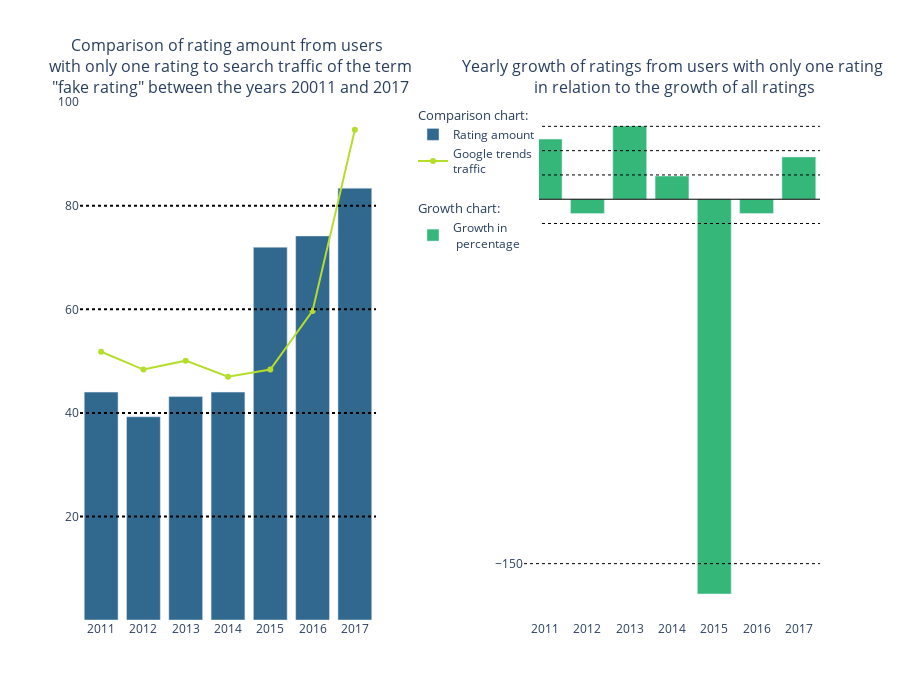

Notebook code cell kept with this figure:
### Code cell
figure = make_subplots(rows=1, cols=2,
                        subplot_titles=("Comparison of rating amount from users <br> with only one rating to search traffic of the term<br> \"fake rating\" between the years 20011 and 2017",
                                        "Yearly growth of ratings from users with only one rating<br> in relation to the growth of all ratings"), horizontal_spacing=0.2)
colors = px.colors.sequential.Viridis

trace_bar_trends = go.Bar(
        x=single_user_ratings_binned_in_years_reduced['year'],
        y=single_user_ratings_binned_in_years_reduced['rating_amount'],
        marker_color=colors[3], name='Rating amount',
        legendgroup='1',
        legendgrouptitle_text="Comparison chart:"
    )

trace_scatter_google_trends = go.Scatter(
        x=google_trends_fake_rating_years_reduced['year'],
        y=google_trends_fake_rating_years_reduced['rating_amount'],
        line=dict(color=colors[8], width=2), name='Google trends<br>traffic', legendgroup='1'
    )

figure.add_traces([trace_bar_trends, trace_scatter_google_trends], 1, 1)

figure.add_traces(go.Bar(x=growth_user_single_ratings_compared_all_ratings['year'],
                        y=growth_user_single_ratings_compared_all_ratings['growth'],
                        marker_color=colors[6], name='Growth in<br> percentage', legendgroup='2', legendgrouptitle_text="Growth chart:"), 1, 2)

figure.add_hline(y=5, line_dash="dot", row=1, col=1, line=dict(color='black'))
figure.add_hline(y=10, line_dash="dot", row=1, col=1, line=dict(color='black'))
figure.add_hline(y=15, line_dash="dot", row=1, col=1, line=dict(color='black'))
figure.add_hline(y=20, line_dash="dot", row=1, col=1, line=dict(color='black'))

figure.add_hline(y=-150, line_dash="dot", row=1, col=2, line=dict(color='black', width=1))
figure.add_hline(y=-10, line_dash="dot", row=1, col=2, line=dict(color='black', width=1))
figure.add_hline(y=0, row=1, col=2, line=dict(color='black', width=1))
figure.add_hline(y=10, line_dash="dot", row=1, col=2, line=dict(color='black', width=1))
figure.add_hline(y=20, line_dash="dot", row=1, col=2, line=dict(color='black', width=1))
figure.add_hline(y=30, line_dash="dot", row=1, col=2, line=dict(color='black', width=1))

figure.update_layout(legend=dict(x=0.45, y=1))
figure.update_layout(paper_bgcolor='#FFFFFF')

figure.update_layout(
    legend_tracegroupgap = 20
)

figure.update_layout(plot_bgcolor="#FFFFFF")

#figure.update_layout(yaxis=dict(tickformat=''))
figure.update_yaxes(ticksuffix='%')

figure.update_layout(
    xaxis = dict(
        tickmode = 'linear',
        tick0 = 2011,
        dtick = 1
    ),
    xaxis2 = dict(
        tickmode = 'linear',
        tick0 = 2011,
        dtick = 1
    ),
    yaxis2 = dict(
        tickmode = 'array',
        tickvals = [-150, -10, 0, 10, 20, 30]
),
 height=700)
#figure.layout.annotations[0].update(xanchor='right')
#figure.layout.annotations[0].update(x=0.3)

figure.update_layout(
    yaxis = dict(
        tickmode = 'array',
        tickvals = [5, 10, 15, 20, 25],
        ticktext = [20, 40, 60, 80, 100]
    )
)

figure.show()

### Figure 1 — Plotly figure (JSON) as saved in the notebook; plotly's stock layout.template omitted (floating-point values rounded to 4 significant figures)
{"data": [{"legendgroup": "1", "legendgrouptitle": {"text": "Comparison chart:"}, "marker": {"color": "#31688e"}, "name": "Rating amount", "type": "bar", "x": [2017, 2016, 2015, 2014, 2011, 2013, 2012], "xaxis": "x", "y": [20.85, 18.54, 18.0, 11.0, 11.0, 10.79, 9.812], "yaxis": "y"}, {"legendgroup": "1", "line": {"color": "#b5de2b", "width": 2}, "name": "Google trends<br>traffic", "type": "scatter", "x": [2011, 2012, 2013, 2014, 2015, 2016, 2017], "xaxis": "x", "y": [12.95, 12.09, 12.52, 11.75, 12.09, 14.92, 23.67], "yaxis": "y"}, {"legendgroup": "2", "legendgrouptitle": {"text": "Growth chart:"}, "marker": {"color": "#35b779"}, "name": "Growth in<br> percentage", "type": "bar", "x": [2011, 2012, 2013, 2014, 2015, 2016, 2017], "xaxis": "x2", "y": [24.75, -5.903, 30.14, 9.543, -162.5, -5.858, 17.42], "yaxis": "y2"}], "layout": {"annotations": [{"font": {"size": 16}, "showarrow": false, "text": "Comparison of rating amount from users <br> with only one rating to search traffic of the term<br> \"fake rating\" between the years 20011 and 2017", "x": 0.2, "xanchor": "center", "xref": "paper", "y": 1, "yanchor": "bottom", "yref": "paper"}, {"font": {"size": 16}, "showarrow": false, "text": "Yearly growth of ratings from users with only one rating<br> in relation to the growth of all ratings", "x": 0.8, "xanchor": "center", "xref": "paper", "y": 1, "yanchor": "bottom", "yref": "paper"}], "height": 700, "legend": {"tracegroupgap": 20, "x": 0.45, "y": 1}, "paper_bgcolor": "#FFFFFF", "plot_bgcolor": "#FFFFFF", "shapes": [{"line": {"color": "black", "dash": "dot"}, "type": "line", "x0": 0, "x1": 1, "xref": "x domain", "y0": 5, "y1": 5, "yref": "y"}, {"line": {"color": "black", "dash": "dot"}, "type": "line", "x0": 0, "x1": 1, "xref": "x domain", "y0": 10, "y1": 10, "yref": "y"}, {"line": {"color": "black", "dash": "dot"}, "type": "line", "x0": 0, "x1": 1, "xref": "x domain", "y0": 15, "y1": 15, "yref": "y"}, {"line": {"color": "black", "dash": "dot"}, "type": "line", "x0": 0, "x1": 1, "xref": "x domain", "y0": 20, "y1": 20, "yref": "y"}, {"line": {"color": "black", "dash": "dot", "width": 1}, "type": "line", "x0": 0, "x1": 1, "xref": "x2 domain", "y0": -150, "y1": -150, "yref": "y2"}, {"line": {"color": "black", "dash": "dot", "width": 1}, "type": "line", "x0": 0, "x1": 1, "xref": "x2 domain", "y0": -10, "y1": -10, "yref": "y2"}, {"line": {"color": "black", "width": 1}, "type": "line", "x0": 0, "x1": 1, "xref": "x2 domain", "y0": 0, "y1": 0, "yref": "y2"}, {"line": {"color": "black", "dash": "dot", "width": 1}, "type": "line", "x0": 0, "x1": 1, "xref": "x2 domain", "y0": 10, "y1": 10, "yref": "y2"}, {"line": {"color": "black", "dash": "dot", "width": 1}, "type": "line", "x0": 0, "x1": 1, "xref": "x2 domain", "y0": 20, "y1": 20, "yref": "y2"}, {"line": {"color": "black", "dash": "dot", "width": 1}, "type": "line", "x0": 0, "x1": 1, "xref": "x2 domain", "y0": 30, "y1": 30, "yref": "y2"}], "xaxis": {"anchor": "y", "domain": [0, 0.4], "dtick": 1, "tick0": 2011, "tickmode": "linear"}, "xaxis2": {"anchor": "y2", "domain": [0.6, 1], "dtick": 1, "tick0": 2011, "tickmode": "linear"}, "yaxis": {"anchor": "x", "domain": [0, 1], "tickmode": "array", "ticksuffix": "%", "ticktext": [20, 40, 60, 80, 100], "tickvals": [5, 10, 15, 20, 25]}, "yaxis2": {"anchor": "x2", "domain": [0, 1], "tickmode": "array", "ticksuffix": "%", "tickvals": [-150, -10, 0, 10, 20, 30]}}}
